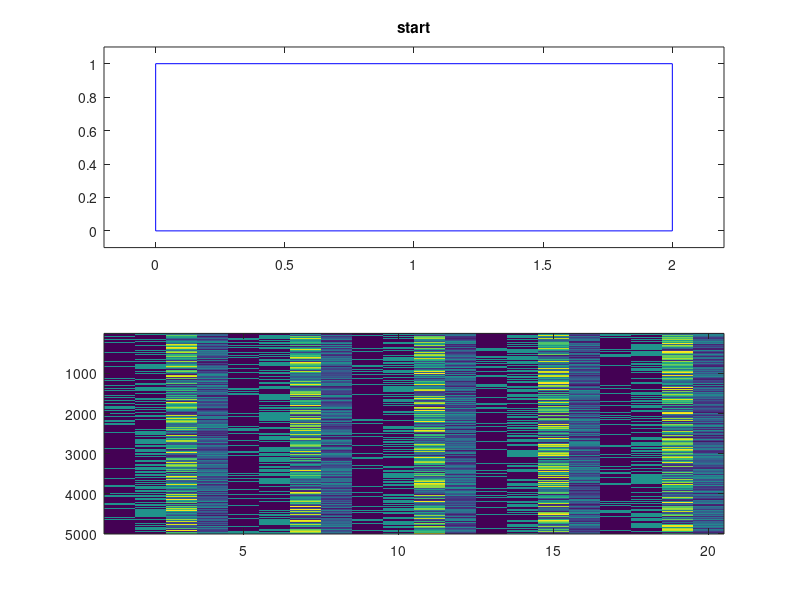

Write the MATLAB code that produced this figure. (Note: this script raises an error after producing the figure.)
% main box sizes:
a=2;
b=1;

Nb=5; % number of boxes

% random boxes sizes:
% mab=mean([a b]);
% aa=0.05*mab+0.3*mab*rand(1,Nb);
% bb=0.05*mab+0.3*mab*rand(1,Nb);

mrg=0.95; % for margine
aa=[1    1     1     0.5  0.5];
bb=[1    0.25  0.25  0.5  0.5];
aa=aa*mrg;
bb=bb*mrg;

m2=min([aa bb]/2); % smallest half-size
AA=aa.*bb; % boxes areas

penalty=0.2*a*b;
nac=0.8; % negative area coefficient


N=5000; % population size
ng=20000; % number of generations
pmpe=0.1; % places exchange mutation probability
pmbj=0.02; % big gauss jump
pmsj=0.04; % small gauss jump
pmrr=0.1; % random rotation
pmvi=0.1; % random visible/invisible
pmne=0.2; % move to nearest adge

figure;
%ha1=axes;
ha1=subplot(2,1,1);
plot([0 a a 0 0], [0 0 b b 0],'b-');
xlim([-0.1*a 1.1*a]);
ylim([-0.1*b 1.1*b]);
set(ha1,'NextPlot','add');
ht=title(ha1,'start');
ha2=subplot(2,1,2);
drawnow;


%set(cl); % set color table cl to plot boxes with different colors



% random initial population:
G=zeros(N,4*Nb);
Gch=zeros(N,4*Nb); % children
for Nc=1:N % for each individual
    G1=zeros(4,Nb); % one individual
    % G1(1,i)=1 if i-box is visible
    % G1(2,i)=1 if i-box is rotated at 90 degrees
    % G1(3,i) - x-coordinate of i-box center
    % G1(4,i) - y-coordinate of i-box center

    G1(1,:)=double(rand(1,Nb)<0.2);
    G1(2,:)=double(rand(1,Nb)<0.5);
    
    G1(3,:)=m2+(a-m2)*rand(1,Nb);
    G1(4,:)=m2+(b-m2)*rand(1,Nb);
    
    
    G(Nc,:)=(G1(:))'; % (G1(:))' converts matrix to row-vector
end

hi=imagesc(G,'parent',ha2);
drawnow;



Gpr1=zeros(4,Nb);
Gpr2=zeros(4,Nb); % two parents
Gch1=zeros(4,Nb);
Gch2=zeros(4,Nb); % two children
for ngc=1:ng % generations counting
    % find fitnesses:
    fitnesses=zeros(N,1);
    for Nc=1:N % for each individual
        G1(:)=(G(Nc,:))';
        vis=G1(1,:);
        ind=find(vis);
        L=length(ind);
        if L>0
            % only visible:
            rot=G1(2,ind);
            x=G1(3,ind);
            y=G1(4,ind);
            if L==1
                aaa=aa(ind);
                bbb=bb(ind);
                if rot
                    tmp=aaa;
                    aaa=bbb;
                    bbb=tmp;
                end
                A0=AA(ind); % box area
                x1=max([x-aaa/2  0]);
                y1=max([y-bbb/2  0]);
                x2=min([x+aaa/2  a]);
                y2=min([y+bbb/2  b]);
                % x1 - x2,  y1 - y2 is box (part of current box) that inside main box
                if (x1>=x2)||(y1>=y2)
                    A=0; % box that inside main box area
                else
                    A=(x2-x1)*(y2-y1); % box that inside main box area
                end
                %if A<A0 % if not fully inside main box
                if (aaa/2<=x)&&(x<=a-aaa/2)&&(bbb/2<=y)&&(y<=b-bbb/2) % if filly inside
                    fitness=A;
                else
                    fitness=A-nac*(A0-A)-penalty;
                end
                    
            else
                fitness=0;
                ispen=false; % true if penality
                
                % check cross with main box:
                % add boxes arreas and strong subtract out areas:
                for n=1:L % for each box
                    ind1=ind(n);
                    aaa=aa(ind1);
                    bbb=bb(ind1);
                    if rot(n)
                        tmp=aaa;
                        aaa=bbb;
                        bbb=tmp;
                    end
                    A0=AA(ind1); % box area
                    x1=max([x(n)-aaa/2  0]);
                    y1=max([y(n)-bbb/2  0]);
                    x2=min([x(n)+aaa/2  a]);
                    y2=min([y(n)+bbb/2  b]);
                    % x1 - x2,  y1 - y2 is box (part of current box) that inside main box
                    if (x1>=x2)||(y1>=y2)
                        A=0; % box that inside main box area
                    else
                        A=(x2-x1)*(y2-y1); % box that inside main box area
                    end
                    %if A<A0 % if not fully inside main box
                        %fitness=fitness + A-nac*(A0-A);
                        %ispen=true; % penality
                    %else
                        %fitness=fitness + A;
                    %end
                    
                    if (aaa/2<=x(n))&&(x(n)<=a-aaa/2)&&(bbb/2<=y(n))&&(y(n)<=b-bbb/2) % if filly inside
                        fitness=fitness + A;
                    else
                        fitness=fitness + A-nac*(A0-A);
                        ispen=true; % penality
                    end
                    
                end
                
                % for each pair of boxes:
                for n1=1:L-1
                    ind1=ind(n1);
                    aaa1=aa(ind1);
                    bbb1=bb(ind1);
                    if rot(n1)
                        tmp=aaa1;
                        aaa1=bbb1;
                        bbb1=tmp;
                    end
                    A1=AA(ind1);
                    x1=x(n1);
                    y1=y(n1); % position of 1st box of pair
                    for n2=n1+1:L
                        ind2=ind(n2);
                        aaa2=aa(ind2);
                        bbb2=bb(ind2);
                        if rot(n2)
                            tmp=aaa2;
                            aaa2=bbb2;
                            bbb2=tmp;
                        end
                        A2=AA(ind2);
                        x2=x(n2);
                        y2=y(n2); % position of 2nd box of pair
                        dx=abs(x1-x2);
                        dy=abs(y1-y2); % distancies
                        a12=(aaa1/2+aaa2/2);
                        b12=(bbb1/2+bbb2/2);
                        if (dx<a12)&&(dy<b12) % if cross
                            ispen=true;
                            Ac=(a12-dx)*(b12-dy); % area of cross
                            fitness=fitness-Ac-Ac; % becuse area of n1 and n2 was added fully
                            fitness=fitness-2*nac*Ac;
                        end

                    end
                end
                
                if ispen
                    fitness=fitness-penalty;
                end
        
            end
        else
            fitness=0;
        end
        fitnesses(Nc)=fitness;
    end
    
    [fb bi]=max(fitnesses); % best
    
    % plot best:
    G1(:)=(G(bi,:))';
    Gb=G(bi,:); % best
    if mod(ngc,10)==0
        cla(ha1);
        Atmp=0;
        for Nbc=1:Nb
            vis1=G1(1,Nbc);
            if vis1
                rot1=G1(2,Nbc);
                aaa=aa(Nbc);
                bbb=bb(Nbc);
                if rot1
                    tmp=aaa;
                    aaa=bbb;
                    bbb=tmp;
                end
                x=G1(3,Nbc);
                y=G1(4,Nbc);
                plot([x-aaa/2  x+aaa/2  x+aaa/2  x-aaa/2  x-aaa/2],...
                     [y-bbb/2  y-bbb/2  y+bbb/2  y+bbb/2  y-bbb/2],...
                     '-','color',cl(Nbc,:),...
                     'parent',ha1);
                hold on;
                Atmp=Atmp+aaa*bbb;
            end
        end
        plot([0 a a 0 0], [0 0 b b 0],'b-','parent',ha1);
        xlim(ha1,[-0.1*a 1.1*a]);
        ylim(ha1,[-0.1*b 1.1*b]);
        
        set(hi,'Cdata',G);
        
        nvb=length(find(G1(1,:))); % number of visible boxes
        
        set(ht,'string',[' generation: ' num2str(ngc)  ', boxes: ' num2str(nvb) ', area: ' num2str(fb)]);
        
        drawnow;
    end
    
    
    % prepare for crossover, selection:
    fmn=min(fitnesses);
    fst=std(fitnesses);
    if fst<1e-7
        fst=1e-7;
    end
    fmn1=fmn-0.01*fst; % little low then minimum
    P=fitnesses-fmn1; % positive values
    p=P/sum(P); % probabilities
    ii=roulette_wheel_indexes(N,p);
    Gp=G(ii,:); % parents
    
    % crossover:
    for n=1:2:N
        pr1=Gp(n,:);
        pr2=Gp(n+1,:); % two parents
        % in matrix form:
        Gpr1(:)=pr1'; 
        Gpr2(:)=pr2';
        
        for Nbc=1:Nb
            
            % visibility:
            if rand<0.5
                Gch1(1,Nbc)=Gpr1(1,Nbc);
            else
                Gch1(1,Nbc)=Gpr2(1,Nbc);
            end
            if rand<0.5
                Gch2(1,Nbc)=Gpr1(1,Nbc);
            else
                Gch2(1,Nbc)=Gpr2(1,Nbc);
            end
            
            % rotation:
            if rand<0.5
                Gch1(2,Nbc)=Gpr1(2,Nbc);
            else
                Gch1(2,Nbc)=Gpr2(2,Nbc);
            end
            if rand<0.5
                Gch2(2,Nbc)=Gpr1(2,Nbc);
            else
                Gch2(2,Nbc)=Gpr2(2,Nbc);
            end
            
            % position:
            % child 1:
            %i3=ceil(3*rand);
            %i3=roulette_wheel_indexes(1,[0.2 0.4 0.4]);
            i3=1+ceil(2*rand);
            switch i3
                case 1 % get mean position
                    Gch1(3,Nbc)=(Gpr1(3,Nbc)+Gpr2(3,Nbc))/2;
                    Gch1(4,Nbc)=(Gpr1(4,Nbc)+Gpr2(4,Nbc))/2;
                case 2 %get position of parent 1
                    Gch1(3,Nbc)=Gpr1(3,Nbc);
                    Gch1(4,Nbc)=Gpr1(4,Nbc);
                case 3 %get position of parent 2
                    Gch1(3,Nbc)=Gpr2(3,Nbc);
                    Gch1(4,Nbc)=Gpr2(4,Nbc);
            end
            % child 2:
            %i3=ceil(3*rand);
            %i3=roulette_wheel_indexes(1,[0.2 0.4 0.4]);
            i3=1+ceil(2*rand);
            switch i3
                case 1 % get mean position
                    Gch2(3,Nbc)=(Gpr1(3,Nbc)+Gpr2(3,Nbc))/2;
                    Gch2(4,Nbc)=(Gpr1(4,Nbc)+Gpr2(4,Nbc))/2;
                case 2 %get position of parent 1
                    Gch2(3,Nbc)=Gpr1(3,Nbc);
                    Gch2(4,Nbc)=Gpr1(4,Nbc);
                case 3 %get position of parent 2
                    Gch2(3,Nbc)=Gpr2(3,Nbc);
                    Gch2(4,Nbc)=Gpr2(4,Nbc);
            end
            
            
        end
        ch1=(Gch1(:))';
        ch2=(Gch2(:))';
        Gch(n,:)=ch1;
        Gch(n+1,:)=ch2;
        
        
    end
    G=Gch; % now children
    
    % mutations:
    % places exchange
    for Nc=1:N % for each individual
        if rand<pmpe
            G1(:)=(G(Nc,:))';
            ir1=ceil(Nb*rand);
            ir2=ceil(Nb*rand);
            tmp1=G1(3:4,ir1);
            G1(3:4,ir1)=G1(3:4,ir2);
            G1(3:4,ir2)=tmp1;
            G(Nc,:)=(G1(:))';
        end
    end
    
    % big gauss jump:
    for Nc=1:N % for each individual
        if rand<pmbj
            G1(:)=(G(Nc,:))';
            ir=ceil(Nb*rand);
            G1(3:4,ir)=G1(3:4,ir)+[0.05*a*randn;
                                   0.05*b*randn];
            G(Nc,:)=(G1(:))';
        end
    end
    
    % small gauss jump:
    for Nc=1:N % for each individual
        if rand<pmsj
            G1(:)=(G(Nc,:))';
            ir=ceil(Nb*rand);
            G1(3:4,ir)=G1(3:4,ir)+[0.005*a*randn;
                                   0.005*b*randn];
            G(Nc,:)=(G1(:))';
        end
    end
    
    % random rotation:
    for Nc=1:N % for each individual
        if rand<pmrr
            G1(:)=(G(Nc,:))';
            ir=ceil(Nb*rand);
            G1(2,ir)=double(rand<0.5);
            G(Nc,:)=(G1(:))';
        end
    end
    
    % random visible/invisible:
    for Nc=1:N % for each individual
        if rand<pmvi
            G1(:)=(G(Nc,:))';
            ir=ceil(Nb*rand);
            G1(1,ir)=double(rand<0.5);
            G(Nc,:)=(G1(:))';
        end
    end
    
    % move to nearest edge:
    for Nc=1:N % for each individual
        if rand<pmne
            G1(:)=(G(Nc,:))';
            ir=ceil(Nb*rand); % random small box
            rv=find((G1(1,:))&((1:Nb)~=Nc)); % find rest visible
            if rand<0.5
                % to veritcile edge
                eax=[G1(3,rv)-aa(rv)/2  G1(3,rv)+aa(rv)/2  0  a]; % edge xs
                deax=[(G1(3,ir)-aa(ir)/2) - eax  (G1(3,ir)+aa(ir)/2) - eax]; % distancies
                [dmn indm]=min(abs(deax));
                G1(3,ir)=G1(3,ir)-deax(indm);
            else
                % to horizontal edge
                eay=[G1(4,rv)-bb(rv)/2  G1(4,rv)+bb(rv)/2  0  b]; % edge ys
                deay=[(G1(4,ir)-bb(ir)/2) - eay  (G1(4,ir)+bb(ir)/2) - eay]; % distancies
                [dmn indm]=min(abs(deay));
                G1(4,ir)=G1(4,ir)-deay(indm);
            end
        end
    end
    
    
    
    % ellitism:
    G(1,:)=Gb;
    

    
    
    
end
